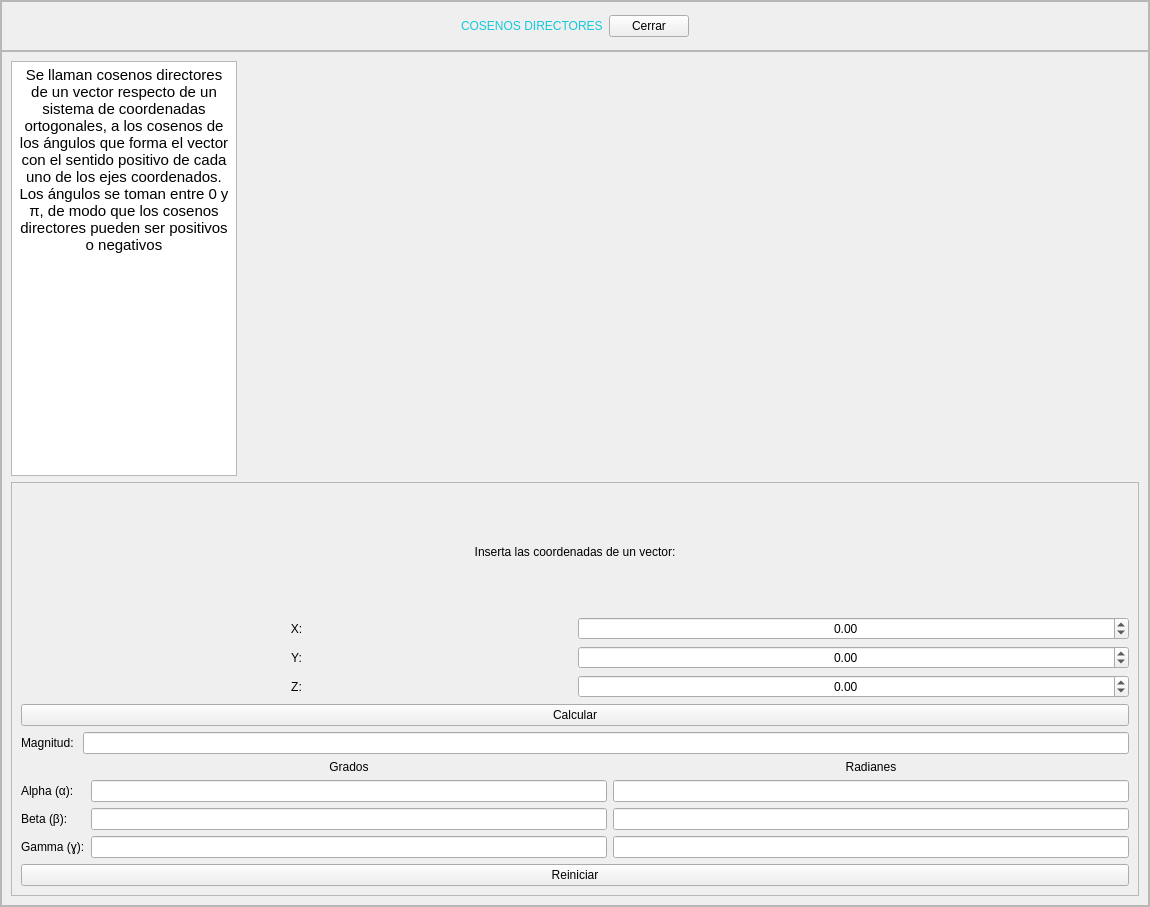
<?xml version="1.0" encoding="UTF-8"?>
<ui version="4.0">
 <class>MainWindow</class>
 <widget class="QMainWindow" name="MainWindow">
  <property name="geometry">
   <rect>
    <x>0</x>
    <y>0</y>
    <width>1150</width>
    <height>907</height>
   </rect>
  </property>
  <property name="windowTitle">
   <string>MainWindow</string>
  </property>
  <widget class="QWidget" name="centralwidget">
   <layout class="QHBoxLayout" name="horizontalLayout">
    <property name="spacing">
     <number>0</number>
    </property>
    <property name="leftMargin">
     <number>0</number>
    </property>
    <property name="topMargin">
     <number>0</number>
    </property>
    <property name="rightMargin">
     <number>0</number>
    </property>
    <property name="bottomMargin">
     <number>0</number>
    </property>
    <item>
     <widget class="QFrame" name="frame">
      <property name="frameShape">
       <enum>QFrame::StyledPanel</enum>
      </property>
      <property name="frameShadow">
       <enum>QFrame::Raised</enum>
      </property>
      <layout class="QVBoxLayout" name="verticalLayout" stretch="1,10">
       <property name="spacing">
        <number>0</number>
       </property>
       <property name="leftMargin">
        <number>0</number>
       </property>
       <property name="topMargin">
        <number>0</number>
       </property>
       <property name="rightMargin">
        <number>0</number>
       </property>
       <property name="bottomMargin">
        <number>0</number>
       </property>
       <item>
        <widget class="QFrame" name="frame_2">
         <property name="maximumSize">
          <size>
           <width>16777215</width>
           <height>50</height>
          </size>
         </property>
         <property name="styleSheet">
          <string notr="true">QLabel{
font: 87 12pt &quot;Arial Black&quot;;
color: rgb(20, 200,220);
}

QPushButton{
	font: 10pt &quot;MS Shell Dlg 2&quot;;
}</string>
         </property>
         <property name="frameShape">
          <enum>QFrame::StyledPanel</enum>
         </property>
         <property name="frameShadow">
          <enum>QFrame::Raised</enum>
         </property>
         <layout class="QHBoxLayout" name="horizontalLayout_2">
          <item>
           <spacer name="horizontalSpacer">
            <property name="orientation">
             <enum>Qt::Horizontal</enum>
            </property>
            <property name="sizeHint" stdset="0">
             <size>
              <width>272</width>
              <height>20</height>
             </size>
            </property>
           </spacer>
          </item>
          <item>
           <widget class="QLabel" name="label">
            <property name="text">
             <string>COSENOS DIRECTORES</string>
            </property>
           </widget>
          </item>
          <item>
           <widget class="QPushButton" name="button_cerrar">
            <property name="text">
             <string>Cerrar</string>
            </property>
           </widget>
          </item>
          <item>
           <spacer name="horizontalSpacer_2">
            <property name="orientation">
             <enum>Qt::Horizontal</enum>
            </property>
            <property name="sizeHint" stdset="0">
             <size>
              <width>272</width>
              <height>20</height>
             </size>
            </property>
           </spacer>
          </item>
         </layout>
        </widget>
       </item>
       <item>
        <widget class="QFrame" name="frame_3">
         <property name="frameShape">
          <enum>QFrame::StyledPanel</enum>
         </property>
         <property name="frameShadow">
          <enum>QFrame::Raised</enum>
         </property>
         <layout class="QVBoxLayout" name="verticalLayout_2" stretch="1,1">
          <item>
           <layout class="QHBoxLayout" name="horizontalLayout_3" stretch="1,4">
            <property name="spacing">
             <number>0</number>
            </property>
            <item>
             <widget class="QTextEdit" name="textEdit">
              <property name="readOnly">
               <bool>true</bool>
              </property>
              <property name="html">
               <string>&lt;!DOCTYPE HTML PUBLIC &quot;-//W3C//DTD HTML 4.0//EN&quot; &quot;http://www.w3.org/TR/REC-html40/strict.dtd&quot;&gt;
&lt;html&gt;&lt;head&gt;&lt;meta name=&quot;qrichtext&quot; content=&quot;1&quot; /&gt;&lt;style type=&quot;text/css&quot;&gt;
p, li { white-space: pre-wrap; }
&lt;/style&gt;&lt;/head&gt;&lt;body style=&quot; font-family:'MS Shell Dlg 2'; font-size:7.8pt; font-weight:400; font-style:normal;&quot;&gt;
&lt;p align=&quot;center&quot; style=&quot; margin-top:0px; margin-bottom:0px; margin-left:0px; margin-right:0px; -qt-block-indent:0; text-indent:0px;&quot;&gt;&lt;span style=&quot; font-size:11pt;&quot;&gt;Se llaman cosenos directores de un vector respecto de un sistema de coordenadas ortogonales, a los cosenos de los ángulos que forma el vector con el sentido positivo de cada uno de los ejes coordenados. Los ángulos se toman entre 0 y π, de modo que los cosenos directores pueden ser positivos o negativos&lt;/span&gt;&lt;/p&gt;&lt;/body&gt;&lt;/html&gt;</string>
              </property>
             </widget>
            </item>
            <item>
             <layout class="QVBoxLayout" name="graf_cosenos"/>
            </item>
           </layout>
          </item>
          <item>
           <widget class="QFrame" name="frame_4">
            <property name="styleSheet">
             <string notr="true">QLabel{
	font: 75 11pt &quot;MS Shell Dlg 2&quot;;
}

QPushButton{
	font: 75 11pt &quot;MS Shell Dlg 2&quot;;
}

QLineEdit{
	font: 75 11pt &quot;MS Shell Dlg 2&quot;;
}

QDoubleSpinBox{
	font: 75 11pt &quot;MS Shell Dlg 2&quot;;
}</string>
            </property>
            <property name="frameShape">
             <enum>QFrame::StyledPanel</enum>
            </property>
            <property name="frameShadow">
             <enum>QFrame::Raised</enum>
            </property>
            <layout class="QVBoxLayout" name="verticalLayout_3" stretch="1,1,0,0,0,0">
             <item>
              <widget class="QLabel" name="label_3">
               <property name="text">
                <string>Inserta las coordenadas de un vector:</string>
               </property>
               <property name="alignment">
                <set>Qt::AlignCenter</set>
               </property>
              </widget>
             </item>
             <item>
              <layout class="QGridLayout" name="gridLayout">
               <item row="2" column="0">
                <widget class="QLabel" name="label_4">
                 <property name="text">
                  <string>Z:</string>
                 </property>
                 <property name="alignment">
                  <set>Qt::AlignCenter</set>
                 </property>
                </widget>
               </item>
               <item row="0" column="0">
                <widget class="QLabel" name="label_5">
                 <property name="text">
                  <string>X:</string>
                 </property>
                 <property name="alignment">
                  <set>Qt::AlignCenter</set>
                 </property>
                </widget>
               </item>
               <item row="1" column="0">
                <widget class="QLabel" name="label_6">
                 <property name="text">
                  <string>Y:</string>
                 </property>
                 <property name="alignment">
                  <set>Qt::AlignCenter</set>
                 </property>
                </widget>
               </item>
               <item row="0" column="1">
                <widget class="QDoubleSpinBox" name="sBox_X">
                 <property name="alignment">
                  <set>Qt::AlignCenter</set>
                 </property>
                 <property name="minimum">
                  <double>-100000.000000000000000</double>
                 </property>
                 <property name="maximum">
                  <double>100000.000000000000000</double>
                 </property>
                </widget>
               </item>
               <item row="1" column="1">
                <widget class="QDoubleSpinBox" name="sBox_Y">
                 <property name="alignment">
                  <set>Qt::AlignCenter</set>
                 </property>
                 <property name="minimum">
                  <double>-100000.000000000000000</double>
                 </property>
                 <property name="maximum">
                  <double>100000.000000000000000</double>
                 </property>
                </widget>
               </item>
               <item row="2" column="1">
                <widget class="QDoubleSpinBox" name="sBox_Z">
                 <property name="alignment">
                  <set>Qt::AlignCenter</set>
                 </property>
                 <property name="minimum">
                  <double>-100000.000000000000000</double>
                 </property>
                 <property name="maximum">
                  <double>100000.000000000000000</double>
                 </property>
                </widget>
               </item>
              </layout>
             </item>
             <item>
              <widget class="QPushButton" name="button_calcular">
               <property name="text">
                <string>Calcular</string>
               </property>
              </widget>
             </item>
             <item>
              <layout class="QHBoxLayout" name="horizontalLayout_5">
               <item>
                <widget class="QLabel" name="label_7">
                 <property name="text">
                  <string>Magnitud: </string>
                 </property>
                </widget>
               </item>
               <item>
                <widget class="QLineEdit" name="line_magnitud">
                 <property name="alignment">
                  <set>Qt::AlignCenter</set>
                 </property>
                 <property name="readOnly">
                  <bool>true</bool>
                 </property>
                </widget>
               </item>
              </layout>
             </item>
             <item>
              <layout class="QGridLayout" name="gridLayout_2">
               <item row="0" column="1">
                <widget class="QLabel" name="label_8">
                 <property name="text">
                  <string>Grados</string>
                 </property>
                 <property name="alignment">
                  <set>Qt::AlignCenter</set>
                 </property>
                </widget>
               </item>
               <item row="1" column="1">
                <widget class="QLineEdit" name="line_grad_alpha">
                 <property name="alignment">
                  <set>Qt::AlignCenter</set>
                 </property>
                 <property name="readOnly">
                  <bool>true</bool>
                 </property>
                </widget>
               </item>
               <item row="2" column="0">
                <widget class="QLabel" name="label_9">
                 <property name="text">
                  <string>Beta (β):</string>
                 </property>
                </widget>
               </item>
               <item row="3" column="0">
                <widget class="QLabel" name="label_10">
                 <property name="text">
                  <string>Gamma (ɣ):</string>
                 </property>
                </widget>
               </item>
               <item row="1" column="0">
                <widget class="QLabel" name="label_11">
                 <property name="text">
                  <string>Alpha (α):</string>
                 </property>
                </widget>
               </item>
               <item row="0" column="2">
                <widget class="QLabel" name="label_12">
                 <property name="text">
                  <string>Radianes</string>
                 </property>
                 <property name="alignment">
                  <set>Qt::AlignCenter</set>
                 </property>
                </widget>
               </item>
               <item row="1" column="2">
                <widget class="QLineEdit" name="line_rad_alpha">
                 <property name="alignment">
                  <set>Qt::AlignCenter</set>
                 </property>
                 <property name="readOnly">
                  <bool>true</bool>
                 </property>
                </widget>
               </item>
               <item row="2" column="1">
                <widget class="QLineEdit" name="line_grad_beta">
                 <property name="alignment">
                  <set>Qt::AlignCenter</set>
                 </property>
                 <property name="readOnly">
                  <bool>true</bool>
                 </property>
                </widget>
               </item>
               <item row="2" column="2">
                <widget class="QLineEdit" name="line_rad_beta">
                 <property name="alignment">
                  <set>Qt::AlignCenter</set>
                 </property>
                 <property name="readOnly">
                  <bool>true</bool>
                 </property>
                </widget>
               </item>
               <item row="3" column="1">
                <widget class="QLineEdit" name="line_grad_gamma">
                 <property name="alignment">
                  <set>Qt::AlignCenter</set>
                 </property>
                 <property name="readOnly">
                  <bool>true</bool>
                 </property>
                </widget>
               </item>
               <item row="3" column="2">
                <widget class="QLineEdit" name="line_rad_gamma">
                 <property name="alignment">
                  <set>Qt::AlignCenter</set>
                 </property>
                 <property name="readOnly">
                  <bool>true</bool>
                 </property>
                </widget>
               </item>
              </layout>
             </item>
             <item>
              <widget class="QPushButton" name="button_reiniciar">
               <property name="text">
                <string>Reiniciar</string>
               </property>
              </widget>
             </item>
            </layout>
           </widget>
          </item>
         </layout>
        </widget>
       </item>
      </layout>
     </widget>
    </item>
   </layout>
  </widget>
 </widget>
 <resources/>
 <connections/>
</ui>
